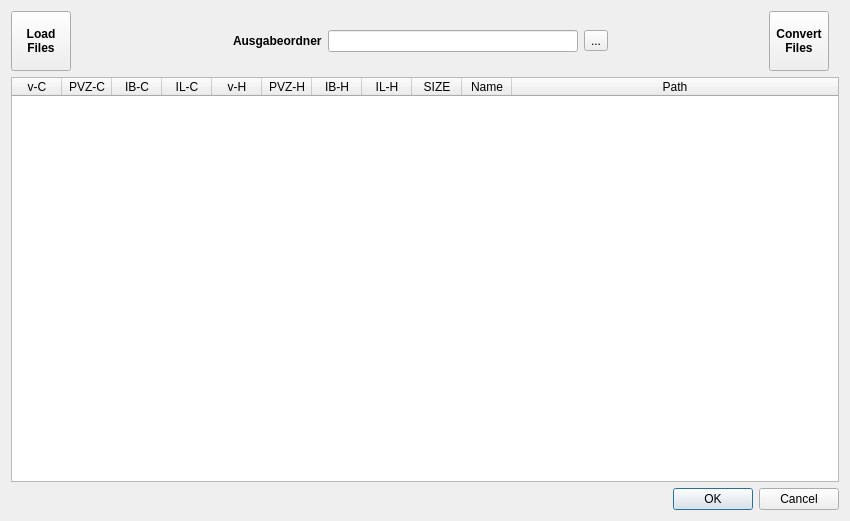
<?xml version="1.0" encoding="UTF-8"?>
<ui version="4.0">
 <class>Dialog</class>
 <widget class="QDialog" name="Dialog">
  <property name="geometry">
   <rect>
    <x>0</x>
    <y>0</y>
    <width>850</width>
    <height>521</height>
   </rect>
  </property>
  <property name="minimumSize">
   <size>
    <width>0</width>
    <height>60</height>
   </size>
  </property>
  <property name="windowTitle">
   <string>Dialog</string>
  </property>
  <layout class="QVBoxLayout" name="verticalLayout">
   <item>
    <layout class="QHBoxLayout" name="horizontalLayout">
     <property name="rightMargin">
      <number>10</number>
     </property>
     <item>
      <widget class="QPushButton" name="but_load_files">
       <property name="minimumSize">
        <size>
         <width>60</width>
         <height>60</height>
        </size>
       </property>
       <property name="maximumSize">
        <size>
         <width>60</width>
         <height>60</height>
        </size>
       </property>
       <property name="font">
        <font>
         <weight>75</weight>
         <bold>true</bold>
        </font>
       </property>
       <property name="text">
        <string>Load
Files</string>
       </property>
       <property name="shortcut">
        <string>Ctrl+O</string>
       </property>
      </widget>
     </item>
     <item>
      <spacer name="horizontalSpacer">
       <property name="orientation">
        <enum>Qt::Horizontal</enum>
       </property>
       <property name="sizeHint" stdset="0">
        <size>
         <width>40</width>
         <height>20</height>
        </size>
       </property>
      </spacer>
     </item>
     <item>
      <layout class="QGridLayout" name="gridLayout_3">
       <item row="0" column="2">
        <widget class="QToolButton" name="but_output_folder">
         <property name="text">
          <string>...</string>
         </property>
         <property name="shortcut">
          <string>Ctrl+S</string>
         </property>
        </widget>
       </item>
       <item row="0" column="0">
        <widget class="QLabel" name="label_3">
         <property name="font">
          <font>
           <weight>75</weight>
           <bold>true</bold>
          </font>
         </property>
         <property name="text">
          <string>Ausgabeordner</string>
         </property>
        </widget>
       </item>
       <item row="0" column="1">
        <widget class="QLineEdit" name="txt_output_folder">
         <property name="minimumSize">
          <size>
           <width>250</width>
           <height>0</height>
          </size>
         </property>
        </widget>
       </item>
      </layout>
     </item>
     <item>
      <spacer name="horizontalSpacer_2">
       <property name="orientation">
        <enum>Qt::Horizontal</enum>
       </property>
       <property name="sizeHint" stdset="0">
        <size>
         <width>40</width>
         <height>20</height>
        </size>
       </property>
      </spacer>
     </item>
     <item>
      <widget class="QPushButton" name="but_convert_files">
       <property name="minimumSize">
        <size>
         <width>60</width>
         <height>60</height>
        </size>
       </property>
       <property name="maximumSize">
        <size>
         <width>60</width>
         <height>60</height>
        </size>
       </property>
       <property name="font">
        <font>
         <weight>75</weight>
         <bold>true</bold>
        </font>
       </property>
       <property name="text">
        <string>Convert
Files</string>
       </property>
       <property name="shortcut">
        <string>Ctrl+Alt+P</string>
       </property>
      </widget>
     </item>
    </layout>
   </item>
   <item>
    <widget class="QTableWidget" name="table_parameters">
     <property name="alternatingRowColors">
      <bool>true</bool>
     </property>
     <attribute name="horizontalHeaderDefaultSectionSize">
      <number>50</number>
     </attribute>
     <attribute name="horizontalHeaderStretchLastSection">
      <bool>true</bool>
     </attribute>
     <attribute name="verticalHeaderVisible">
      <bool>false</bool>
     </attribute>
     <column>
      <property name="text">
       <string>v-C</string>
      </property>
     </column>
     <column>
      <property name="text">
       <string>PVZ-C</string>
      </property>
     </column>
     <column>
      <property name="text">
       <string>IB-C</string>
      </property>
     </column>
     <column>
      <property name="text">
       <string>IL-C</string>
      </property>
     </column>
     <column>
      <property name="text">
       <string>v-H</string>
      </property>
     </column>
     <column>
      <property name="text">
       <string>PVZ-H</string>
      </property>
     </column>
     <column>
      <property name="text">
       <string>IB-H</string>
      </property>
     </column>
     <column>
      <property name="text">
       <string>IL-H</string>
      </property>
     </column>
     <column>
      <property name="text">
       <string>SIZE</string>
      </property>
     </column>
     <column>
      <property name="text">
       <string>Name</string>
      </property>
     </column>
     <column>
      <property name="text">
       <string>Path</string>
      </property>
     </column>
    </widget>
   </item>
   <item>
    <widget class="QDialogButtonBox" name="buttonBox">
     <property name="orientation">
      <enum>Qt::Horizontal</enum>
     </property>
     <property name="standardButtons">
      <set>QDialogButtonBox::Cancel|QDialogButtonBox::Ok</set>
     </property>
    </widget>
   </item>
  </layout>
 </widget>
 <resources/>
 <connections>
  <connection>
   <sender>buttonBox</sender>
   <signal>accepted()</signal>
   <receiver>Dialog</receiver>
   <slot>accept()</slot>
   <hints>
    <hint type="sourcelabel">
     <x>248</x>
     <y>254</y>
    </hint>
    <hint type="destinationlabel">
     <x>157</x>
     <y>274</y>
    </hint>
   </hints>
  </connection>
  <connection>
   <sender>buttonBox</sender>
   <signal>rejected()</signal>
   <receiver>Dialog</receiver>
   <slot>reject()</slot>
   <hints>
    <hint type="sourcelabel">
     <x>316</x>
     <y>260</y>
    </hint>
    <hint type="destinationlabel">
     <x>286</x>
     <y>274</y>
    </hint>
   </hints>
  </connection>
 </connections>
</ui>
